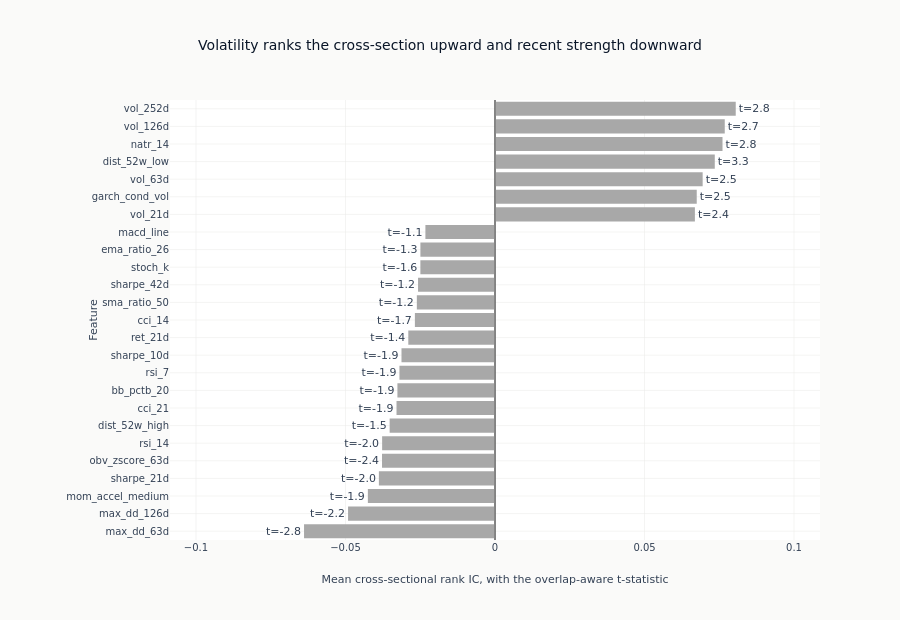

Notebook code cell kept with this figure:
### Markdown cell above
### Every feature, ranked by how strongly it ranks

The features with the largest average association, with the overlap-aware t-statistic
printed against each bar so the size of the association and the confidence in it are
read together. Blue marks a feature that clears false-discovery control; grey is
everything else, and that is the one colour convention every figure in this section
uses.

### Code cell
top_n = min(25, len(eval_summary))
top = eval_summary.head(top_n).sort("ic_mean")

SURVIVES, DOES_NOT = COLORS["blue"], GRAY_FILLS["muted"]

fig = go.Figure(
    go.Bar(
        x=top["ic_mean"].to_list(),
        y=top["feature"].to_list(),
        orientation="h",
        marker_color=[SURVIVES if s else DOES_NOT for s in top["fdr_sig"].to_list()],
        text=[f"t={value:.1f}" for value in top["hac_t"].to_list()],
        textposition="outside",
        showlegend=False,
    )
)
fig.add_vline(x=0, line=dict(color=GRAY_FILLS["border"], width=1))
# Room for the t-statistic label past the end of the longest bar.
ic_span = max(abs(value) for value in top["ic_mean"].to_list()) * 1.35
fig.update_layout(
    template="ml4t",
    height=620,
    width=900,
    title_text="Volatility ranks the cross-section upward and recent strength downward",
    xaxis_title="Mean cross-sectional rank IC, with the overlap-aware t-statistic",
    xaxis_range=[-ic_span, ic_span],
    yaxis_title="Feature",
    margin=dict(l=170),
)
style.show_plotly_with_alt(
    fig,
    "Horizontal bars of mean cross-sectional rank IC per feature, sorted, with each bar "
    "annotated by its overlap-aware t-statistic. The volatility and distance-from-low features "
    "run positive to about +0.08 with t near 2.4 to 3.3, and the momentum, oscillator and "
    "drawdown features run negative to about -0.09 with t between -1.1 and -2.8.",
)

### Figure 1 — Plotly figure (JSON) as saved in the notebook; plotly's stock layout.template omitted (floating-point values rounded to 4 significant figures)
{"data": [{"marker": {"color": ["#a8a8a8", "#a8a8a8", "#a8a8a8", "#a8a8a8", "#a8a8a8", "#a8a8a8", "#a8a8a8", "#a8a8a8", "#a8a8a8", "#a8a8a8", "#a8a8a8", "#a8a8a8", "#a8a8a8", "#a8a8a8", "#a8a8a8", "#a8a8a8", "#a8a8a8", "#a8a8a8", "#a8a8a8", "#a8a8a8", "#a8a8a8", "#a8a8a8", "#a8a8a8", "#a8a8a8", "#a8a8a8"]}, "orientation": "h", "showlegend": false, "text": ["t=-2.8", "t=-2.2", "t=-1.9", "t=-2.0", "t=-2.4", "t=-2.0", "t=-1.5", "t=-1.9", "t=-1.9", "t=-1.9", "t=-1.9", "t=-1.4", "t=-1.7", "t=-1.2", "t=-1.2", "t=-1.6", "t=-1.3", "t=-1.1", "t=2.4", "t=2.5", "t=2.5", "t=3.3", "t=2.8", "t=2.7", "t=2.8"], "textposition": "outside", "type": "bar", "x": [-0.06386, -0.04914, -0.04251, -0.03883, -0.03778, -0.03775, -0.03523, -0.03294, -0.03263, -0.03196, -0.03127, -0.02899, -0.02679, -0.02614, -0.02573, -0.02495, -0.02495, -0.02327, 0.06685, 0.06746, 0.06944, 0.0735, 0.07608, 0.07683, 0.08051], "y": ["max_dd_63d", "max_dd_126d", "mom_accel_medium", "sharpe_21d", "obv_zscore_63d", "rsi_14", "dist_52w_high", "cci_21", "bb_pctb_20", "rsi_7", "sharpe_10d", "ret_21d", "cci_14", "sma_ratio_50", "sharpe_42d", "stoch_k", "ema_ratio_26", "macd_line", "vol_21d", "garch_cond_vol", "vol_63d", "dist_52w_low", "natr_14", "vol_126d", "vol_252d"]}], "layout": {"height": 620, "margin": {"l": 170}, "shapes": [{"line": {"color": "#666666", "width": 1}, "type": "line", "x0": 0, "x1": 0, "xref": "x", "y0": 0, "y1": 1, "yref": "y domain"}], "title": {"text": "Volatility ranks the cross-section upward and recent strength downward"}, "width": 900, "xaxis": {"range": [-0.1087, 0.1087], "title": {"text": "Mean cross-sectional rank IC, with the overlap-aware t-statistic"}}, "yaxis": {"title": {"text": "Feature"}}}}
